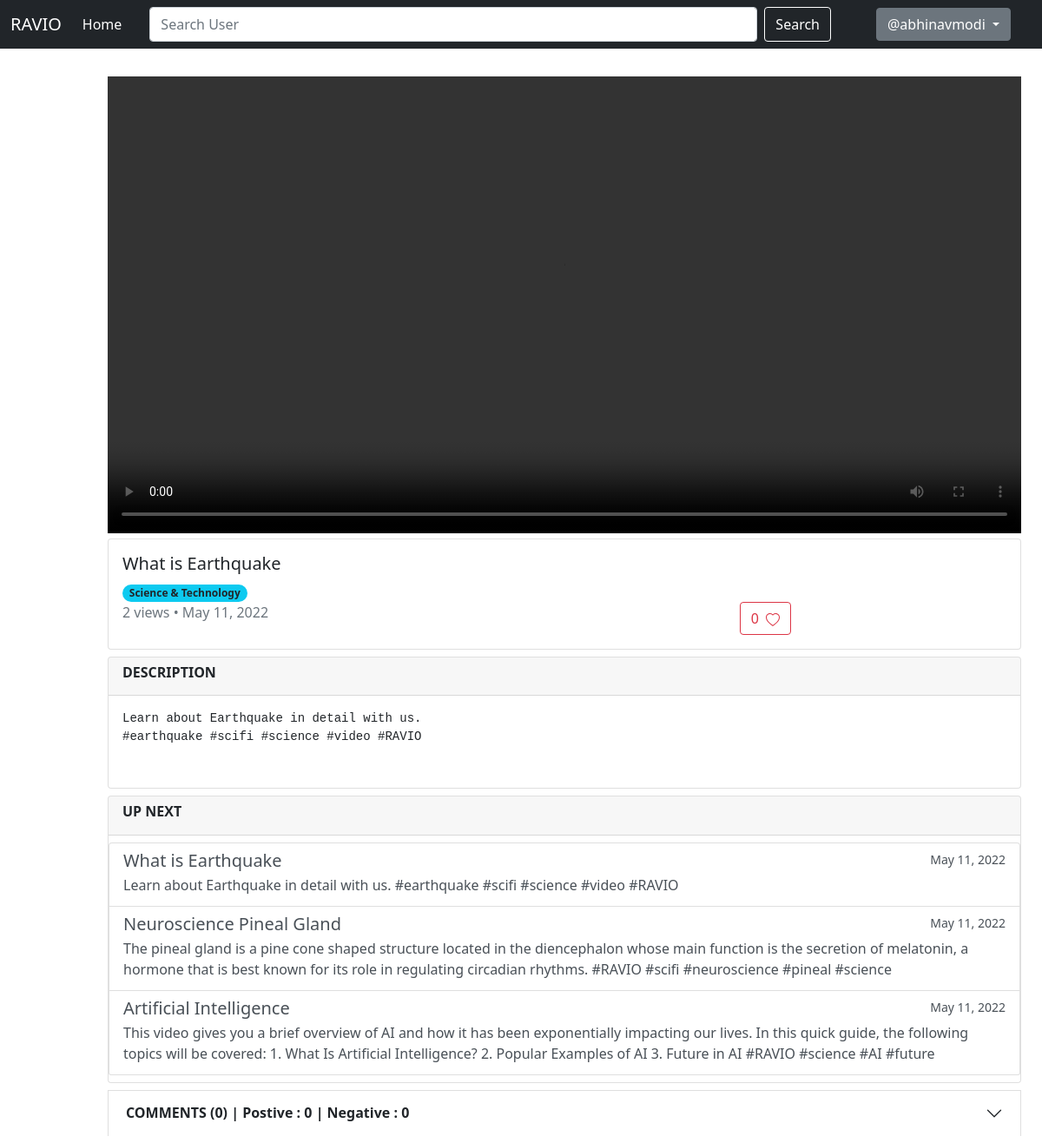
The page /video/12/ (signed in) on the database its author committed.
### videoapp/models.py (models this page shows, shortened)
class VideoPost(models.Model):
    user = models.ForeignKey(User, on_delete=models.CASCADE)
    title = models.CharField(max_length=100)
    desc = models.TextField()
    video_file = models.FileField(upload_to='videos/')
    thumbnail = models.ImageField(upload_to='videos/thumbnail/', default='none')
    category = models.CharField(max_length=50, default='none')
    pub_date = models.DateField(auto_now_add=True)
    likes = models.ManyToManyField(User, related_name='likes')
    video_views = models.ManyToManyField(User, related_name='video_views')
    positive_comment = models.IntegerField(default=0)
    negative_comment = models.IntegerField(default=0)

### videoapp/views.py (the view)
# urls.py: path('video/<int:video_id>/', views.watch_video, name='watch_video'),
def watch_video(request, video_id):
    try:
        video_obj = VideoPost.objects.get(id=video_id)
    except ObjectDoesNotExist:
        return render(request, '404.html')
    try:
        session_obj = User.objects.get(username=request.user.username)
    except:
        messages.warning(request, 'You are not login to watch this video.')
        return redirect('home')
    video_comments = Comment.objects.filter(post=video_obj).order_by('-id')
    if request.user not in video_obj.video_views.all():
        video_obj.video_views.add(request.user)
    is_liked = False
    if session_obj in video_obj.likes.all():
        is_liked = True
    else:
        is_liked = False
    params = {'video':video_obj, 'comments': video_comments, 'is_liked':is_liked}
    return render(request, 'watch_video.html', params)

### templates/watch_video.html (shortened to what this page needs)
{% extends 'base.html' %} {% load static %} {% block body %}
<div class="row">
  <div class="col-8">
    <div
      class="container py-2 my-4 w-auto"
      style="position: absolute; left: 100px"
    >
      <div
        id="carouselExampleSlidesOnly"
        class="carousel slide"
        data-bs-ride="carousel"
      >
        <div class="carousel-inner">
          <div class="carousel-item active">
            <video width="100%" controls>
              <source
                src="{% static video.video_file.url %}"
                type="video/mp4"
              />
            </video>
          </div>
        </div>
      </div>
      <div class="card w-auto">
        <div class="card-body">
          <h5 class="card-title">{{video.title}}</h5>
          <span class="badge rounded-pill bg-info text-dark"
            >{{video.category}}</span
          >
          <div class="row">
            <div class="col-8">
              <span class="text-muted"
                >{{video.video_views.all.count}} views •
                {{video.pub_date}}</span
              >
            </div>
            <div class="col">
              {% if is_liked %}
              <a id="like_btn" class="btn btn-outline-danger mx-3"
                ><span id="count_likes">{{video.likes.all.count}}</span
                >&nbsp&nbsp<span id="like_icon"
                  ><svg
                    xmlns="http://www.w3.org/2000/svg"
                    width="16"
                    height="16"
                    fill="currentColor"
                    class="bi bi-heart-fill"
                    viewBox="0 0 16 16"
                  >
                    <path
                      fill-rule="evenodd"
                      d="M8 1.314C12.438-3.248 23.534 4.735 8 15-7.534 4.736 3.562-3.248 8 1.314z"
                    />
                  </svg> </span
              ></a>
              {% else %}
              <a id="like_btn" class="btn btn-outline-danger mx-3"
                ><span id="count_likes">{{video.likes.all.count}}</span
                >&nbsp&nbsp<span id="like_icon"
                  > </span
              ></a>
              {% endif %}
            </div>
          </div>
        </div>
      </div>
      <div class="card my-2">
        <div class="card-header">
          <h6><b>DESCRIPTION</b></h6>
        </div>
        <div class="card-body">
          <pre><p>{{video.desc}}</p></pre>
        </div>
      </div>
      <div class="card my-2">
        <div class="card-header">
          <h6><b>UP NEXT</b></h6>
        </div>
        <div class="list-group my-2">
          {% for v in video.user.videopost_set.all %}
          <a
            href="{% url 'watch_video' v.id %}"
            class="list-group-item list-group-item-action"
            aria-current="true"
          >
            <div class="d-flex w-100 justify-content-between">
              <h5 class="mb-1">{{v.title}}</h5>
              <small>{{v.pub_date}}</small>
            </div>
            <p class="mb-1">{{v.desc}}</p>
          </a>
          {% endfor %}
        </div>
      </div>
      <h2 class="accordion-header" id="flush-headingTwo">
        <button
          class="accordion-button collapsed"
          type="button"
          data-bs-toggle="collapse"
          data-bs-target="#flush-collapseTwo"
          aria-expanded="false"
          aria-controls="flush-collapseTwo"
        >
          <b>COMMENTS (<span id="count_comment">{{comments.count}}</span>) | Postive : {{video.positive_comment}} | Negative : {{video.negative_comment}}</b>
        </button>
      </h2>
    </div>
  </div>
  </div>
{% endblock %}

### templates/base.html (shortened to what this page needs)
<!DOCTYPE html>
<html lang="en">
  <head>
    <link
      rel="stylesheet"
      href="https://cdnjs.cloudflare.com/ajax/libs/animate.css/4.1.1/animate.min.css"
    />
    <link
      href="https://cdn.jsdelivr.net/npm/bootstrap@5.0.0-beta1/dist/css/bootstrap.min.css"
      rel="stylesheet"
    />
  </head>
  <body>
    {% load static %}
    <nav class="navbar navbar-expand-lg navbar-dark bg-dark">
      <div class="container-fluid">
        <a class="navbar-brand" href="{% url 'home' %}">RAVIO</a>
        <div class="collapse navbar-collapse" id="navbarSupportedContent">
          <ul class="navbar-nav me-auto mb-2 mb-lg-0">
            <li class="nav-item">
              <a
                class="nav-link active"
                aria-current="page"
                href="{% url 'home' %}"
                >Home</a
              >
            </li>
            <form class="d-flex" action="{% url 'search' %}" method="get">
              <input
                class="form-control me-2 mx-4"
                name="search_query"
                style="width: 700px"
                type="search"
                placeholder="Search User"
                aria-label="Search"
              />
              <button
                class="btn btn-outline-success"
                type="submit"
                style="color: white; border-color: white"
              >
                Search
              </button>
            </form>
          </ul>
          {% if not user.is_authenticated %}
          <button
            class="btn btn-outline-success mx-3"
            data-bs-toggle="modal"
            data-bs-target="#loginModal"
          >
            Login
          </button>
          <button
            class="btn btn-outline-warning"
            data-bs-toggle="modal"
            data-bs-target="#signupModal"
          >
            Signup
          </button>
          {% else %}
          <div class="btn-group mx-4">
            <button
              type="button"
              class="btn btn-secondary dropdown-toggle"
              data-bs-toggle="dropdown"
              data-bs-display="static"
              aria-expanded="false"
            >
              @{{request.user}}
            </button>
          </div>
          {% endif %}
        </div>
      </div>
    </nav>
     {% block body%}{% endblock %}
  </body>
</html>

### rows shown on the page
VideoPost: title "What is Earthquake", category "Science & Technology", video_views.all.count "2", pub_date "May 11, 2022", likes.all.count "0", desc "Learn about Earthquake in detail with us. #earthquake #scifi #science #video #RAVIO", positive_comment "0", negative_comment "0"
VideoPost: title "Neuroscience Pineal Gland", pub_date "May 11, 2022", desc "The pineal gland is a pine cone shaped structure located in the diencephalon whose main function is the secretion of melatonin, a hormone that is best known for its role in regulating circadian rhythms. #RAVIO #scifi #neuroscience #pineal #science"
VideoPost: title "Artificial Intelligence", pub_date "May 11, 2022", desc "This video gives you a brief overview of AI and how it has been exponentially impacting our lives. In this quick guide, the following topics will be covered: 1. What Is Artificial Intelligence? 2. Popular Examples of AI 3. Future in AI #RAVIO #science #AI #future"

### other values the page prints
{{ request.user }} "abhinavmodi"
{{ comments.count }} "0"
